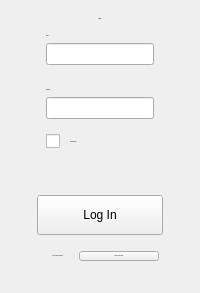
      <widget class="QWidget" name="login_page">
       <layout class="QGridLayout" name="gridLayout_6">
        <property name="leftMargin">
         <number>0</number>
        </property>
        <property name="topMargin">
         <number>0</number>
        </property>
        <property name="rightMargin">
         <number>0</number>
        </property>
        <property name="bottomMargin">
         <number>0</number>
        </property>
        <property name="spacing">
         <number>0</number>
        </property>
        <item row="0" column="0">
         <widget class="QWidget" name="login_content" native="true">
          <layout class="QGridLayout" name="gridLayout_4">
           <item row="0" column="0">
            <widget class="QWidget" name="login_form_container" native="true">
             <property name="sizePolicy">
              <sizepolicy hsizetype="Maximum" vsizetype="Maximum">
               <horstretch>0</horstretch>
               <verstretch>0</verstretch>
              </sizepolicy>
             </property>
             <layout class="QVBoxLayout" name="verticalLayout_27">
              <property name="spacing">
               <number>6</number>
              </property>
              <item>
               <widget class="QLabel" name="login_page_label">
                <property name="font">
                 <font>
                  <pointsize>-1</pointsize>
                  <bold>true</bold>
                 </font>
                </property>
                <property name="text">
                 <string>Log In</string>
                </property>
                <property name="alignment">
                 <set>Qt::AlignCenter</set>
                </property>
                <property name="margin">
                 <number>5</number>
                </property>
               </widget>
              </item>
              <item>
               <widget class="QWidget" name="login_email_container" native="true">
                <property name="sizePolicy">
                 <sizepolicy hsizetype="Preferred" vsizetype="Maximum">
                  <horstretch>0</horstretch>
                  <verstretch>0</verstretch>
                 </sizepolicy>
                </property>
                <layout class="QVBoxLayout" name="verticalLayout_28">
                 <item>
                  <widget class="QLabel" name="login_email_label">
                   <property name="font">
                    <font>
                     <pointsize>-1</pointsize>
                    </font>
                   </property>
                   <property name="text">
                    <string>Email</string>
                   </property>
                  </widget>
                 </item>
                 <item>
                  <widget class="QLineEdit" name="login_email_input"/>
                 </item>
                </layout>
               </widget>
              </item>
              <item>
               <widget class="QWidget" name="login_password_container" native="true">
                <property name="sizePolicy">
                 <sizepolicy hsizetype="Preferred" vsizetype="Maximum">
                  <horstretch>0</horstretch>
                  <verstretch>0</verstretch>
                 </sizepolicy>
                </property>
                <layout class="QVBoxLayout" name="verticalLayout_29">
                 <item>
                  <widget class="QLabel" name="login_password_label">
                   <property name="font">
                    <font>
                     <pointsize>-1</pointsize>
                    </font>
                   </property>
                   <property name="cursor">
                    <cursorShape>UpArrowCursor</cursorShape>
                   </property>
                   <property name="text">
                    <string>Password</string>
                   </property>
                  </widget>
                 </item>
                 <item>
                  <widget class="QLineEdit" name="login_password_input">
                   <property name="echoMode">
                    <enum>QLineEdit::Password</enum>
                   </property>
                  </widget>
                 </item>
                </layout>
               </widget>
              </item>
              <item>
               <widget class="QWidget" name="remember_container" native="true">
                <layout class="QHBoxLayout" name="horizontalLayout_8">
                 <property name="spacing">
                  <number>10</number>
                 </property>
                 <property name="leftMargin">
                  <number>9</number>
                 </property>
                 <property name="topMargin">
                  <number>0</number>
                 </property>
                 <property name="rightMargin">
                  <number>4</number>
                 </property>
                 <property name="bottomMargin">
                  <number>0</number>
                 </property>
                 <item>
                  <widget class="QCheckBox" name="remember_checkbox">
                   <property name="sizePolicy">
                    <sizepolicy hsizetype="Maximum" vsizetype="Fixed">
                     <horstretch>0</horstretch>
                     <verstretch>0</verstretch>
                    </sizepolicy>
                   </property>
                   <property name="text">
                    <string/>
                   </property>
                   <property name="checked">
                    <bool>false</bool>
                   </property>
                  </widget>
                 </item>
                 <item>
                  <widget class="QLabel" name="remember_label">
                   <property name="font">
                    <font>
                     <pointsize>-1</pointsize>
                    </font>
                   </property>
                   <property name="text">
                    <string>Remember me</string>
                   </property>
                  </widget>
                 </item>
                </layout>
               </widget>
              </item>
              <item>
               <spacer name="verticalSpacer_7">
                <property name="orientation">
                 <enum>Qt::Vertical</enum>
                </property>
                <property name="sizeHint" stdset="0">
                 <size>
                  <width>20</width>
                  <height>40</height>
                 </size>
                </property>
               </spacer>
              </item>
              <item>
               <widget class="QPushButton" name="login_button">
                <property name="minimumSize">
                 <size>
                  <width>0</width>
                  <height>40</height>
                 </size>
                </property>
                <property name="cursor">
                 <cursorShape>PointingHandCursor</cursorShape>
                </property>
                <property name="focusPolicy">
                 <enum>Qt::TabFocus</enum>
                </property>
                <property name="text">
                 <string>Log In</string>
                </property>
               </widget>
              </item>
              <item>
               <widget class="QWidget" name="sign_up_container" native="true">
                <layout class="QHBoxLayout" name="horizontalLayout_11">
                 <property name="spacing">
                  <number>0</number>
                 </property>
                 <property name="leftMargin">
                  <number>0</number>
                 </property>
                 <property name="topMargin">
                  <number>0</number>
                 </property>
                 <property name="rightMargin">
                  <number>4</number>
                 </property>
                 <property name="bottomMargin">
                  <number>4</number>
                 </property>
                 <item>
                  <widget class="QLabel" name="sign_up_label">
                   <property name="minimumSize">
                    <size>
                     <width>0</width>
                     <height>30</height>
                    </size>
                   </property>
                   <property name="maximumSize">
                    <size>
                     <width>16777215</width>
                     <height>16777215</height>
                    </size>
                   </property>
                   <property name="font">
                    <font>
                     <pointsize>-1</pointsize>
                    </font>
                   </property>
                   <property name="lineWidth">
                    <number>1</number>
                   </property>
                   <property name="text">
                    <string>Don't have an account? </string>
                   </property>
                   <property name="alignment">
                    <set>Qt::AlignCenter</set>
                   </property>
                   <property name="margin">
                    <number>0</number>
                   </property>
                   <property name="indent">
                    <number>-1</number>
                   </property>
                  </widget>
                 </item>
                 <item>
                  <widget class="QPushButton" name="sign_up_button">
                   <property name="font">
                    <font>
                     <pointsize>-1</pointsize>
                     <kerning>false</kerning>
                    </font>
                   </property>
                   <property name="cursor">
                    <cursorShape>PointingHandCursor</cursorShape>
                   </property>
                   <property name="text">
                    <string>Click here to sign up</string>
                   </property>
                   <property name="checkable">
                    <bool>false</bool>
                   </property>
                  </widget>
                 </item>
                </layout>
               </widget>
              </item>
             </layout>
            </widget>
           </item>
          </layout>
         </widget>
        </item>
       </layout>
      </widget>
